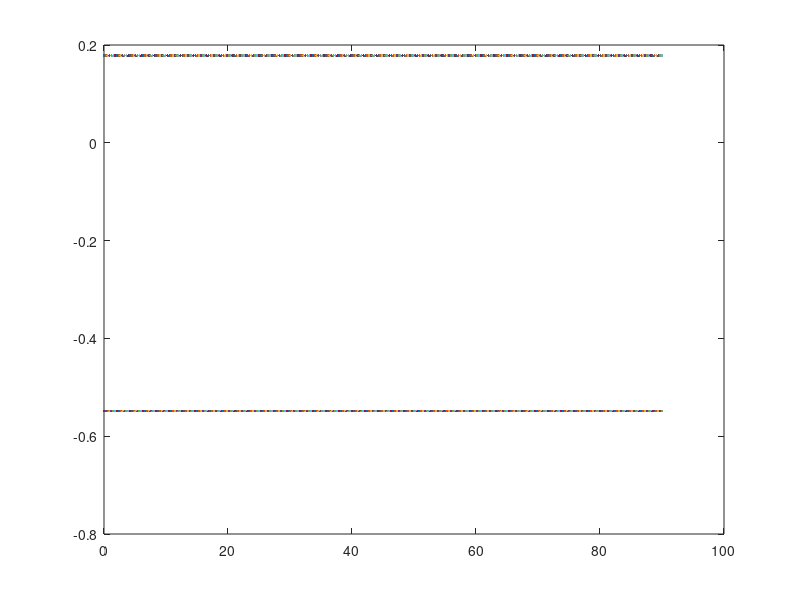

Reproduce this figure in MATLAB.
function [reflPar, reflPerp, Brewsters] = Air2MatFresnel()
%Fresnal Reflection from Air(1.0) to Material (1.5)
%   Fucntion will generate plots of Fresnal reflectance 
%   for a dielectric material (index of refraction = 1.5)
%   Plots out reflectance values for incidence angles
%   in between 0 and 90 degrees. Must plot for
%   parallel and perpendicular polarized components
%   Also finds the reflectance of both components at
%   normal incidence and the Brewster's angle.

% Constant refraction indices
refMat = 1.5;
refAir = 1.0;

% plot spacing
incidenceAngles = linspace(0,90,300);
transmissionAngles = getTransAngles(incidenceAngles,refAir,refMat);

parComponent = parReflectance(incidenceAngles,transmissionAngles,refAir,refMat);
perpComponent = perpReflectance(incidenceAngles,transmissionAngles,refAir,refMat);

figure
plot(incidenceAngles,parComponent, incidenceAngles, perpComponent)

end

%Works out transmission angles from Snell's equation
function transmissionAngles = getTransAngles(incidenceAngles,refAir,refMat)
    transmissionAngles= zeros(1,size(incidenceAngles,2));
    for i = 1:size(incidenceAngles,2)
        snells = refAir*sin(incidenceAngles(i));
        transmissionAngles(i) = asin(snells/refMat);
    end
end

%Fresnel Reflectance for parallel polarized light
function reflectance = parReflectance(incidenceAngles,transmissionAngles,refAir,refMat)
    airPar = refAir * cos(transmissionAngles);
    materialPar = refMat * cos(incidenceAngles);
    
    reflectance = (materialPar-airPar) / (materialPar+airPar);
end

%Fresnel Reflectance for perpendicular polarized light
function reflectance = perpReflectance(incidenceAngles,transmissionAngles,refAir,refMat)
    airPerp = refAir * cos(incidenceAngles);
    materialPerp = refMat * cos(transmissionAngles);
    
    reflectance = (airPerp-materialPerp) / (airPerp+materialPerp);
end

